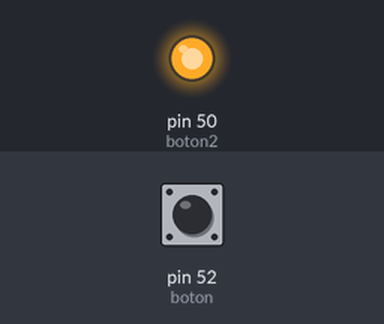
A sketch run on a simulated Arduino Mega 2560, built with avr-gcc and run on an emulated ATmega2560. Parts: output pins drawn as LEDs (lit = HIGH). Inputs (shaded band) come from the test bench; at power-on: pin 52 (boton) LOW. What the sketch prints to the serial monitor is not drawn.

Above: at 0.1 s.
Timing chart, 0 to 1.6 s (numbered marks = the images above):
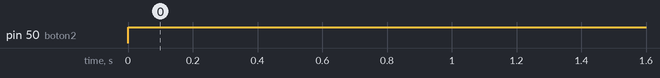

Measured:
- by itself, pin 50 (boton2): LOW → HIGH at 0.00 s

The sketch:

a_mega.ino
```cpp
int boton =52 ;       // asigna a botón el valor 33
int valor = 0;       // define el valor y le asigna el
int boton2 =50 ;                 // valor 0

void setup()
{

pinMode(boton, INPUT); // configura botón (pin7) como entrada
pinMode(boton2, OUTPUT); // configura botón (pin7) como entrada

  Serial.begin(9600);
}

void loop()
{
  digitalWrite(boton2, HIGH);   // envía a la salida 'led' el valor leído
  valor = digitalRead(boton); //lee el estado de la entrada botón

  Serial.print("hi");
delay(500);

}
```
